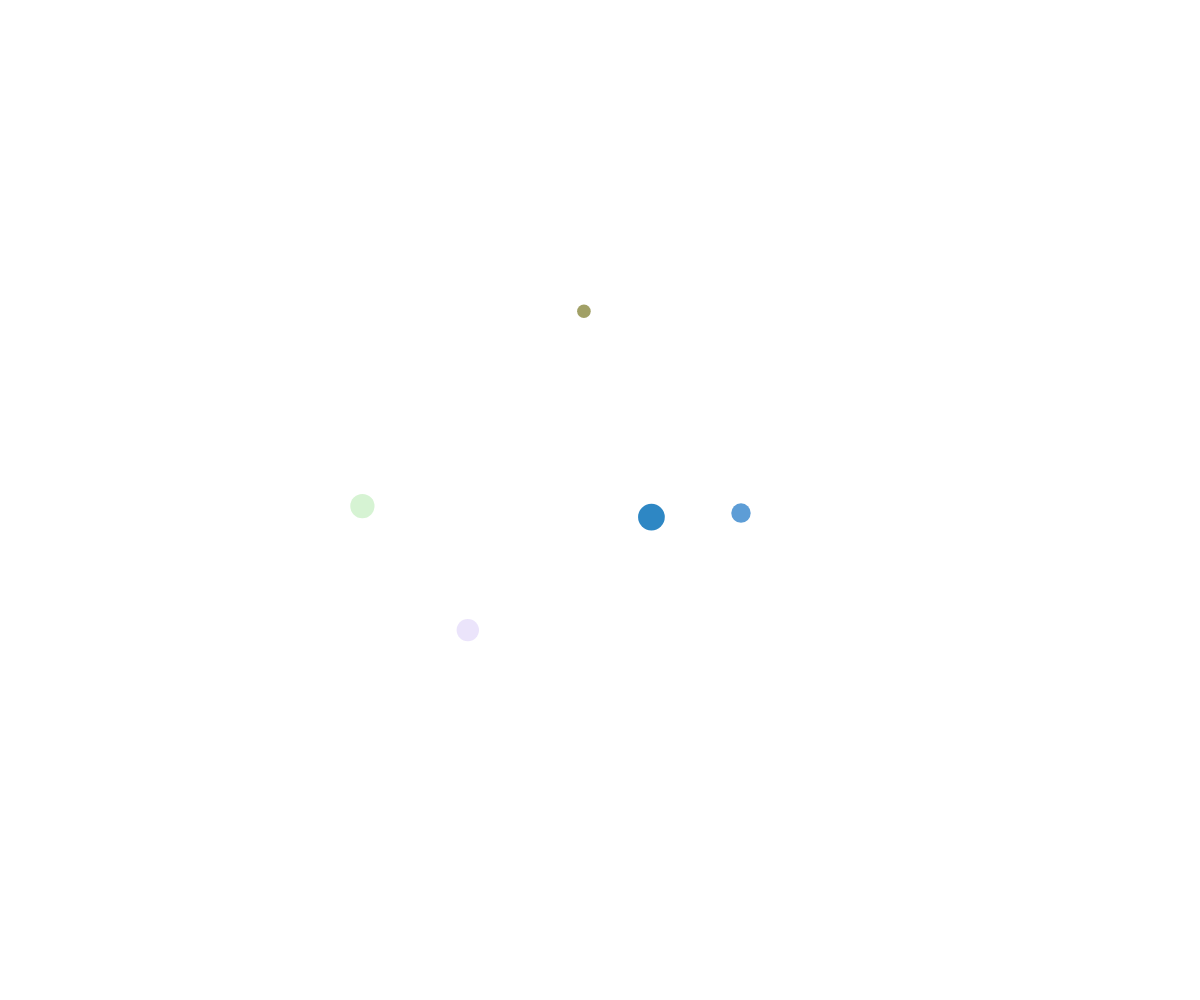
Frame 1 (no input)
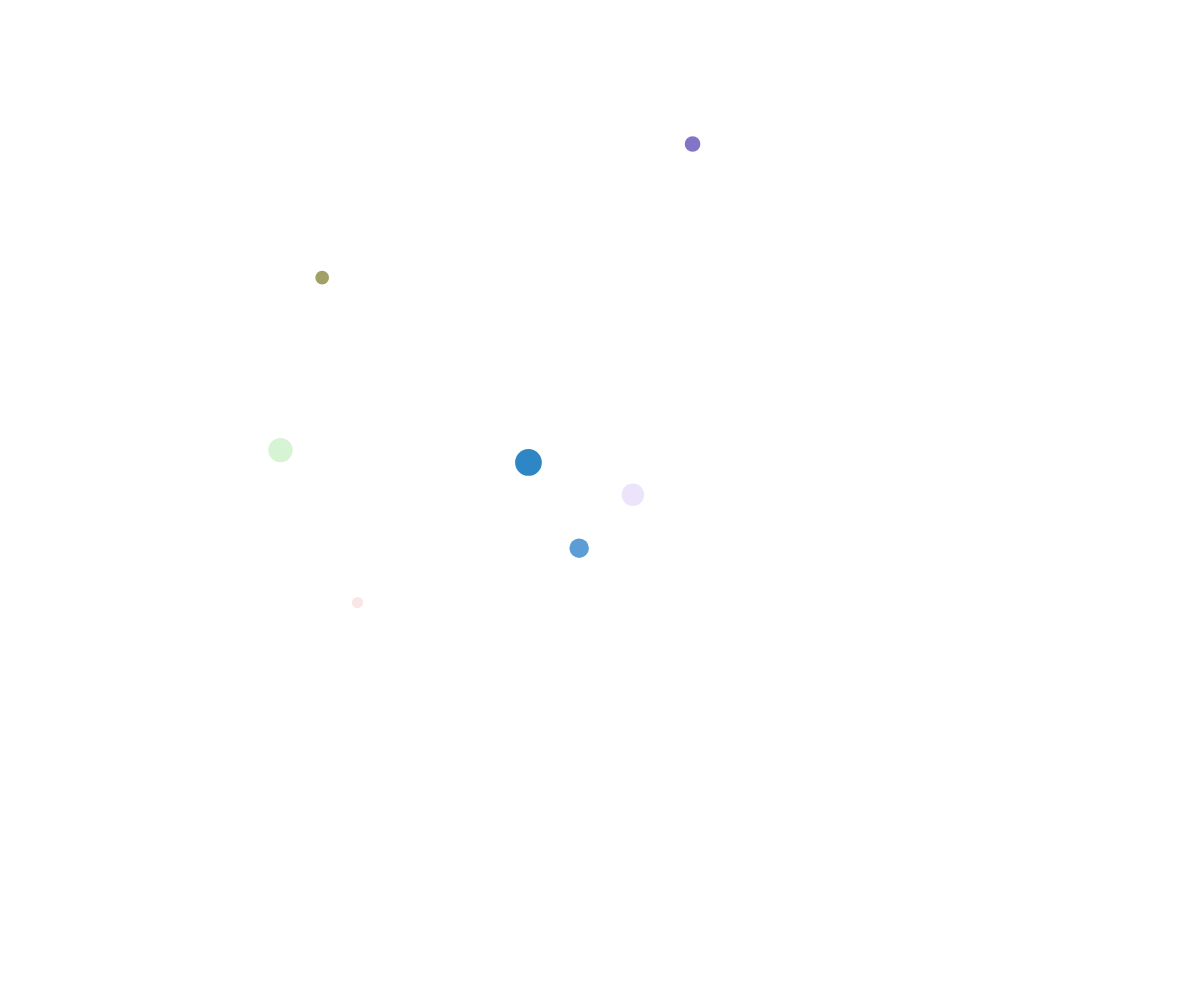
Frame 60 (no input)
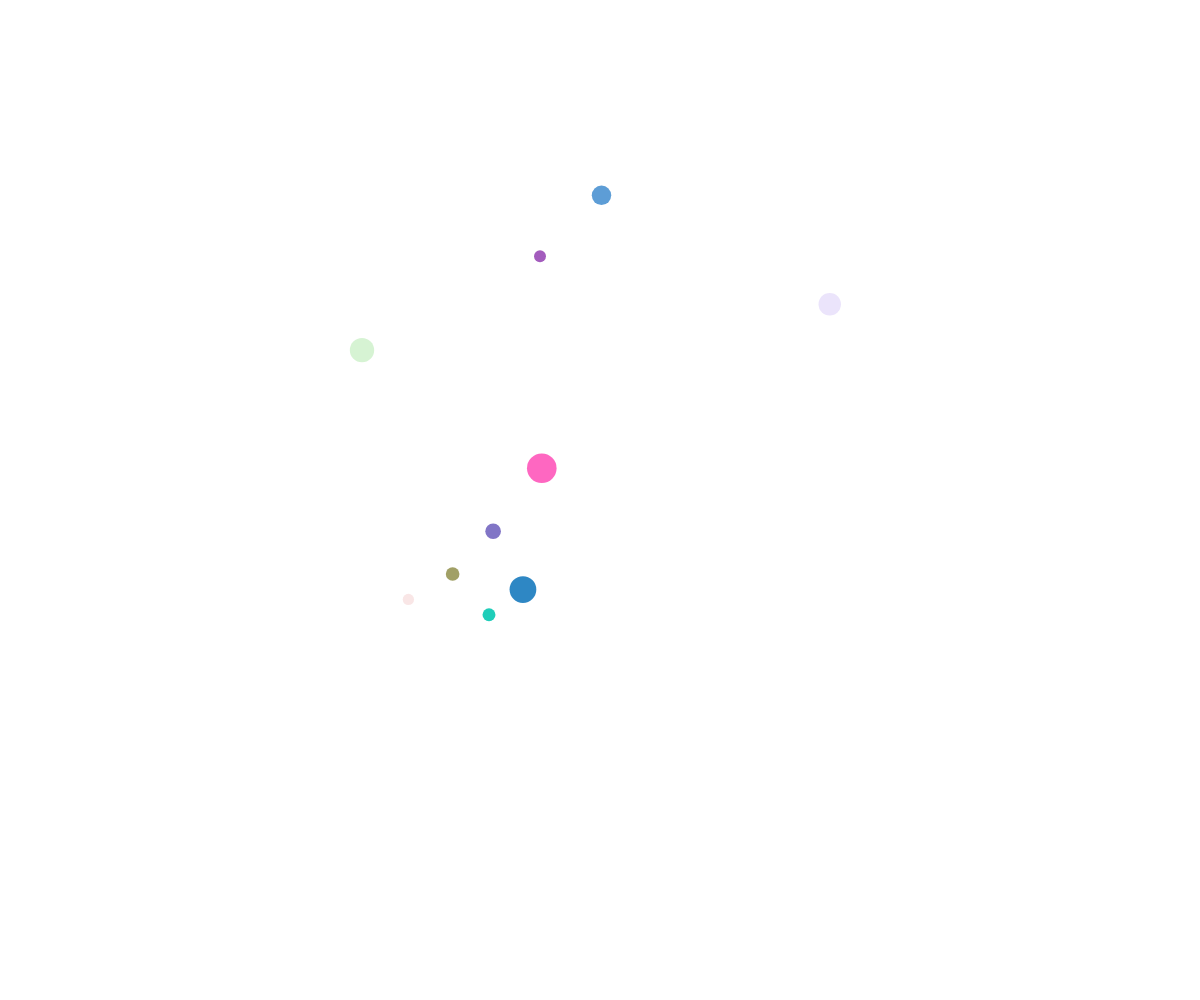
Frame 120 (the mouse pressed at the canvas centre since frame 60)

The p5.js sketch that drew these frames (run headless with seeded random() and noise() and a simulated clock; from frame 60 on, the mouse is pressed at the canvas centre):

// p5.js sketch
// ── sketch.js
// bubble movement demo

let theBubbles = [];


function setup() {
  createCanvas(windowWidth, windowHeight);
  noStroke();

  for (let i = 0; i < 5; i++) {
    spawnBubble();
  }
}

window.setInterval(spawnBubble, 500);





function draw() {
  background("white");


  //moveBubblesRandomly();
  moveBubblesWithNoise();
  displayBubbles();
}

function moveBubblesWithNoise() {
  for (let bubble of theBubbles) {
    // figure out where to be
    let x = noise(bubble.timeX) * width;
    let y = noise(bubble.timeY) * height;

    //
    bubble.x = x;
    bubble.y = y;

    //
    bubble.timeX += bubble.deltaTime;
    bubble.timeY += bubble.deltaTime;



  }


}



function moveBubblesRandomly() {
  for (let bubble of theBubbles) {
    let choice = random(100);
    if ( choice < 25 ) {
    //move up
      bubble.y -= bubble.speed;
    }
    else if (choice < 50) {
      bubble.y += bubble.speed;
    }
    else if (choice < 75) {
      bubble.x -= bubble.speed;
    }
    else if (choice < 100) {
      bubble.x += bubble.speed;
    }


  }
}




function displayBubbles() {
  for (let bubble of  theBubbles) {
    fill(bubble.r, bubble.g, bubble.b, bubble.alpha);
    circle(bubble.x, bubble.y, bubble.size);
  }

}


function spawnBubble() {
  let someBubble = {
    size: random(10, 30),
    x: random(width),
    y: random(height),
    speed: 3,
    r: random(255),
    g: random(255),
    b: random(255),
    alpha: random(255),
    timeX: random(1000000),
    timeY: random(1000000),
    deltaTime: 0.01,
  };
  theBubbles.push(someBubble);


}
